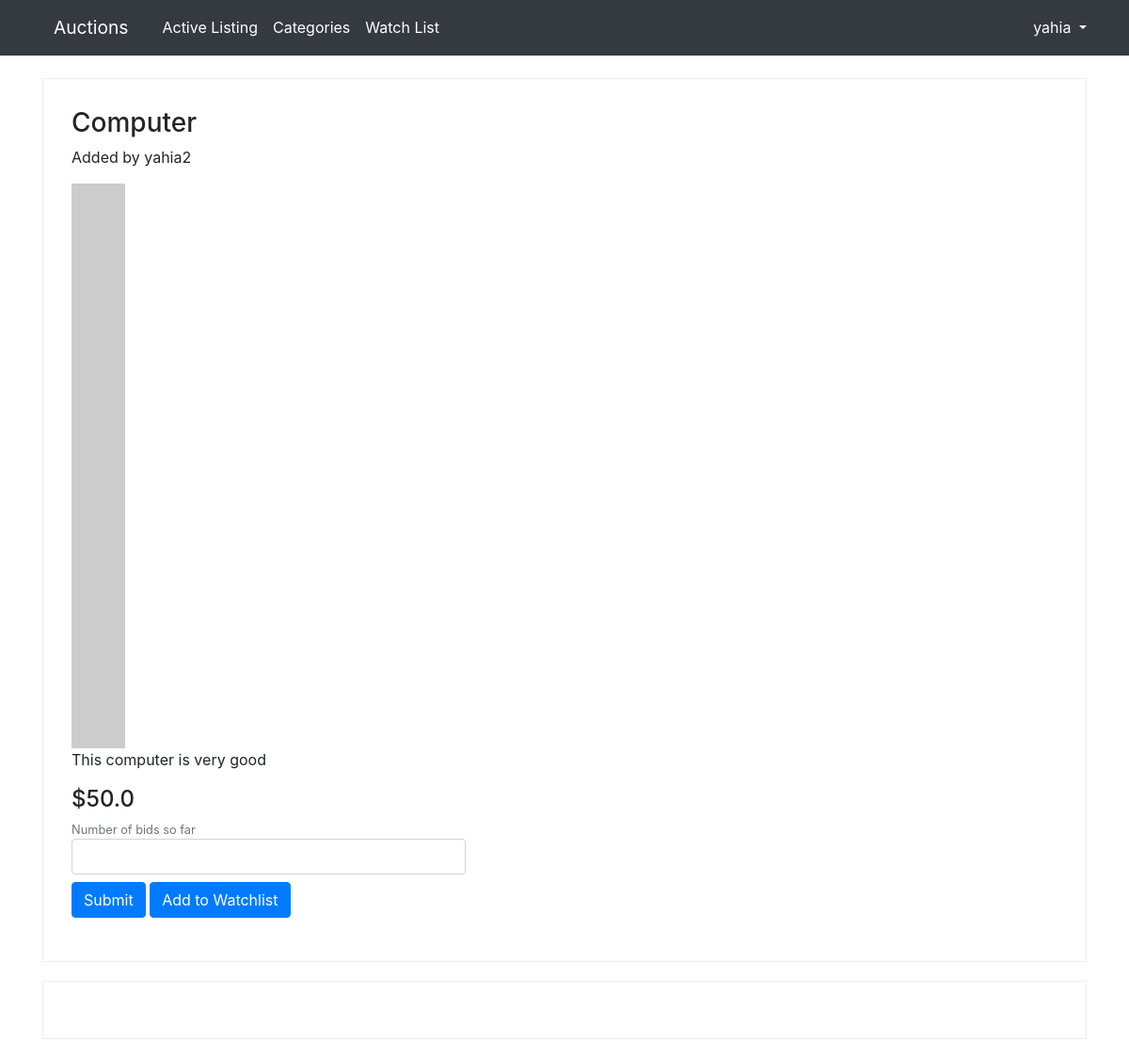
Screenshot of /listing/3 (signed in) with the database file from the repository.
### auctions/models.py (models this page shows, shortened)
class User(AbstractUser):
    pass

class Listing(models.Model):
    title = models.CharField(max_length=50)
    description = models.TextField()
    start_bid = models.FloatField()
    current_bid = models.FloatField()
    created_date = models.DateTimeField(default=timezone.now)
    image_URL = models.URLField(blank=True, default="")
    user = models.ForeignKey(User, on_delete=models.CASCADE)
    category = models.CharField(max_length=50)
    is_active = models.BooleanField(default=True)

### auctions/views.py (the view)
# urls.py: path("listing/<int:id>", views.listing_page, name="listing-page"),
def listing_page(request, id):
    listing = Listing.objects.filter(id=id).first()
    context = {
        "listing": listing
    }
    return render(request, "auctions/listing-page.html", context)

### auctions/templates/auctions/listing-page.html (shortened to what this page needs)
{% extends "auctions/layout.html" %}
{% block body %}
    <div class="main-content">
        <h3> {{ listing.title }} </h3>
        {% if user.username == listing.user.username %}
            <p> Added by you </p>
        {% else %}
            <p> Added by {{ listing.user.username }} </p>
        {% endif %}
        <div class="listing-image">
            <img src="{{listing.image_URL}}" alt="img">
        </div>
        <p class="listing-description">{{ listing.description }}</p>
        <h4 class="listing-price"> ${{ listing.current_bid }} </h4>
        {% if user.username == listing.user.username %}
            <a class="btn btn-primary" href="#"> Close Auction </a>
        {% else %}
            <form class="bid-form" action="#" method="POST">
                <div class="form-group">
                    <small class="form-text text-muted">Number of bids so far</small>
                    <input type="text" class="form-control bid-value mb-2">
                    <input type="submit" class="btn btn-primary">
                    <a class="btn btn-primary" href="#"> Add to Watchlist </a>
                    </div>
            </form>
        {% endif %}
    </div>
    <div class="listing-comments main-content">
    </div>
{% endblock %}

### auctions/templates/auctions/layout.html (shortened to what this page needs)
{% load static %}
<!DOCTYPE html>
<html lang="en">
<head>
    <link rel="stylesheet" href="https://stackpath.bootstrapcdn.com/bootstrap/4.4.1/css/bootstrap.min.css"
>
    <link href="{% static 'auctions/styles.css' %}" rel="stylesheet">
</head>
<body>
    <nav class="navbar navbar-expand-lg bg-dark">
        <div class="container">
            <a class="navbar-brand" href="{% url 'index' %}">Auctions</a>
            <div class="collapse navbar-collapse" id="navbarSupportedContent">
                <ul class="navbar-nav mr-auto">
                    <li class="nav-item active">
                        <a class="nav-link" href="#">Active Listing</a>
                    </li>
                    <li class="nav-item">
                        <a class="nav-link" href="#">Categories</a>
                    </li>
                    <li class="nav-item">
                        <a class="nav-link" href="#">Watch List</a>
                    </li>
                </ul>
                <ul class="navbar-nav">
                    <li class="nav-item dropdown">
                        {% if user.is_authenticated %}
                            <a href="#" class="dropdown-toggle" data-toggle="dropdown" role="button" aria-haspopup="true" aria-expanded="false">{{ user.username }} </a>
                        {% endif %}
                    </li>
                </ul>
            </div>
        </div>
    </nav>
    <main class="mt-4">
        <div class="container">
            {% block body %}
            {% endblock %}
        </div>
    </main>
</body>
</html>

### auctions/static/auctions/styles.css (style rules this page uses)
.navbar { border-radius: 0; margin-bottom: 0; padding: 0; }
.nav > li > a, .navbar-brand { padding: 15px 12px; }
.navbar-brand { font-size: 1.2em; color: #ffff; }
.navbar .nav-link { color: #ffff; }
.navbar .dropdown-toggle { text-decoration: none; color: #ffff; }
.form-control { position: relative; }
.main-content { border: 1px solid #eee; padding: 30px; margin-bottom: 20px; }
.listing-image img { max-width: 100%; }
.bid-form .bid-value { display: block; width: 40%; }

### rows the page displays
User: username "yahia"
Listing: title "Computer", user.username "yahia2", description "This computer is very good", current_bid "50.0"
